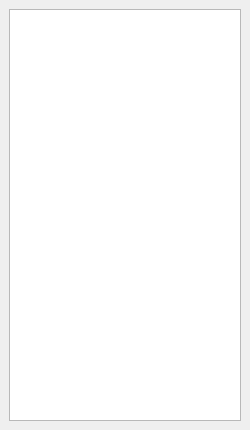
<?xml version="1.0" encoding="UTF-8"?>
<ui version="4.0">
 <class>Tree_View</class>
 <widget class="QDockWidget" name="Tree_View">
  <property name="geometry">
   <rect>
    <x>0</x>
    <y>0</y>
    <width>250</width>
    <height>430</height>
   </rect>
  </property>
  <property name="minimumSize">
   <size>
    <width>250</width>
    <height>400</height>
   </size>
  </property>
  <property name="maximumSize">
   <size>
    <width>1000</width>
    <height>1000</height>
   </size>
  </property>
  <property name="allowedAreas">
   <set>Qt::LeftDockWidgetArea|Qt::RightDockWidgetArea</set>
  </property>
  <property name="windowTitle">
   <string>Object Explorer</string>
  </property>
  <widget class="QWidget" name="dockWidgetContents">
   <layout class="QVBoxLayout" name="verticalLayout">
    <item>
     <widget class="QTreeWidget" name="treeWidget">
      <property name="sizePolicy">
       <sizepolicy hsizetype="Expanding" vsizetype="Expanding">
        <horstretch>0</horstretch>
        <verstretch>0</verstretch>
       </sizepolicy>
      </property>
      <attribute name="headerVisible">
       <bool>false</bool>
      </attribute>
      <column>
       <property name="text">
        <string notr="true">1</string>
       </property>
      </column>
     </widget>
    </item>
   </layout>
  </widget>
 </widget>
 <resources/>
 <connections/>
</ui>
